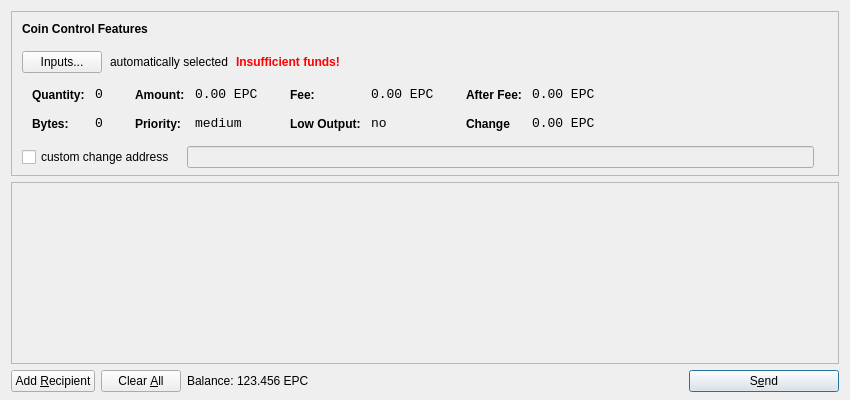
<?xml version="1.0" encoding="UTF-8"?>
<ui version="4.0">
 <class>SendCoinsDialog</class>
 <widget class="QDialog" name="SendCoinsDialog">
  <property name="geometry">
   <rect>
    <x>0</x>
    <y>0</y>
    <width>850</width>
    <height>400</height>
   </rect>
  </property>
  <property name="windowTitle">
   <string>Send Coins</string>
  </property>
  <layout class="QVBoxLayout" name="verticalLayout" stretch="0,1,0">
   <property name="bottomMargin">
    <number>8</number>
   </property>
   <item>
    <widget class="QFrame" name="frameCoinControl">
     <property name="sizePolicy">
      <sizepolicy hsizetype="Expanding" vsizetype="Expanding">
       <horstretch>0</horstretch>
       <verstretch>0</verstretch>
      </sizepolicy>
     </property>
     <property name="maximumSize">
      <size>
       <width>16777215</width>
       <height>16777215</height>
      </size>
     </property>
     <property name="frameShape">
      <enum>QFrame::StyledPanel</enum>
     </property>
     <property name="frameShadow">
      <enum>QFrame::Sunken</enum>
     </property>
     <layout class="QVBoxLayout" name="verticalLayoutCoinControl2">
      <property name="spacing">
       <number>-1</number>
      </property>
      <property name="leftMargin">
       <number>0</number>
      </property>
      <property name="topMargin">
       <number>0</number>
      </property>
      <property name="rightMargin">
       <number>0</number>
      </property>
      <property name="bottomMargin">
       <number>6</number>
      </property>
      <item>
       <layout class="QVBoxLayout" name="verticalLayoutCoinControl" stretch="0,0,0,0,1">
        <property name="spacing">
         <number>0</number>
        </property>
        <property name="leftMargin">
         <number>10</number>
        </property>
        <property name="topMargin">
         <number>10</number>
        </property>
        <item>
         <layout class="QHBoxLayout" name="horizontalLayoutCoinControl1">
          <property name="bottomMargin">
           <number>15</number>
          </property>
          <item>
           <widget class="QLabel" name="labelCoinControlFeatures">
            <property name="sizePolicy">
             <sizepolicy hsizetype="Preferred" vsizetype="Maximum">
              <horstretch>0</horstretch>
              <verstretch>0</verstretch>
             </sizepolicy>
            </property>
            <property name="font">
             <font>
              <weight>75</weight>
              <bold>true</bold>
             </font>
            </property>
            <property name="styleSheet">
             <string notr="true">font-weight:bold;</string>
            </property>
            <property name="text">
             <string>Coin Control Features</string>
            </property>
           </widget>
          </item>
         </layout>
        </item>
        <item>
         <layout class="QHBoxLayout" name="horizontalLayoutCoinControl2" stretch="0,0,0,0">
          <property name="spacing">
           <number>8</number>
          </property>
          <property name="bottomMargin">
           <number>10</number>
          </property>
          <item>
           <widget class="QPushButton" name="pushButtonCoinControl">
            <property name="styleSheet">
             <string notr="true"/>
            </property>
            <property name="text">
             <string>Inputs...</string>
            </property>
           </widget>
          </item>
          <item>
           <widget class="QLabel" name="labelCoinControlAutomaticallySelected">
            <property name="text">
             <string>automatically selected</string>
            </property>
            <property name="margin">
             <number>5</number>
            </property>
           </widget>
          </item>
          <item>
           <widget class="QLabel" name="labelCoinControlInsuffFunds">
            <property name="font">
             <font>
              <weight>75</weight>
              <bold>true</bold>
             </font>
            </property>
            <property name="styleSheet">
             <string notr="true">color:red;font-weight:bold;</string>
            </property>
            <property name="text">
             <string>Insufficient funds!</string>
            </property>
            <property name="margin">
             <number>5</number>
            </property>
           </widget>
          </item>
          <item>
           <spacer name="horizontalSpacerCoinControl">
            <property name="orientation">
             <enum>Qt::Horizontal</enum>
            </property>
            <property name="sizeHint" stdset="0">
             <size>
              <width>40</width>
              <height>1</height>
             </size>
            </property>
           </spacer>
          </item>
         </layout>
        </item>
        <item>
         <widget class="QWidget" name="widgetCoinControl" native="true">
          <property name="sizePolicy">
           <sizepolicy hsizetype="Preferred" vsizetype="Preferred">
            <horstretch>0</horstretch>
            <verstretch>0</verstretch>
           </sizepolicy>
          </property>
          <property name="minimumSize">
           <size>
            <width>0</width>
            <height>0</height>
           </size>
          </property>
          <property name="styleSheet">
           <string notr="true"/>
          </property>
          <layout class="QHBoxLayout" name="horizontalLayoutCoinControl5">
           <property name="margin">
            <number>0</number>
           </property>
           <item>
            <layout class="QHBoxLayout" name="horizontalLayoutCoinControl3" stretch="0,0,0,1">
             <property name="spacing">
              <number>20</number>
             </property>
             <property name="topMargin">
              <number>0</number>
             </property>
             <property name="bottomMargin">
              <number>10</number>
             </property>
             <item>
              <layout class="QFormLayout" name="formLayoutCoinControl1">
               <property name="horizontalSpacing">
                <number>10</number>
               </property>
               <property name="verticalSpacing">
                <number>14</number>
               </property>
               <property name="leftMargin">
                <number>10</number>
               </property>
               <property name="topMargin">
                <number>4</number>
               </property>
               <property name="rightMargin">
                <number>6</number>
               </property>
               <item row="0" column="0">
                <widget class="QLabel" name="labelCoinControlQuantityText">
                 <property name="styleSheet">
                  <string notr="true">font-weight:bold;</string>
                 </property>
                 <property name="text">
                  <string>Quantity:</string>
                 </property>
                 <property name="margin">
                  <number>0</number>
                 </property>
                </widget>
               </item>
               <item row="0" column="1">
                <widget class="QLabel" name="labelCoinControlQuantity">
                 <property name="font">
                  <font>
                   <family>Monospace</family>
                   <pointsize>10</pointsize>
                  </font>
                 </property>
                 <property name="cursor">
                  <cursorShape>IBeamCursor</cursorShape>
                 </property>
                 <property name="contextMenuPolicy">
                  <enum>Qt::ActionsContextMenu</enum>
                 </property>
                 <property name="text">
                  <string>0</string>
                 </property>
                 <property name="margin">
                  <number>0</number>
                 </property>
                 <property name="textInteractionFlags">
                  <set>Qt::LinksAccessibleByMouse|Qt::TextSelectableByKeyboard|Qt::TextSelectableByMouse</set>
                 </property>
                </widget>
               </item>
               <item row="1" column="0">
                <widget class="QLabel" name="labelCoinControlBytesText">
                 <property name="styleSheet">
                  <string notr="true">font-weight:bold;</string>
                 </property>
                 <property name="text">
                  <string>Bytes:</string>
                 </property>
                </widget>
               </item>
               <item row="1" column="1">
                <widget class="QLabel" name="labelCoinControlBytes">
                 <property name="font">
                  <font>
                   <family>Monospace</family>
                   <pointsize>10</pointsize>
                  </font>
                 </property>
                 <property name="cursor">
                  <cursorShape>IBeamCursor</cursorShape>
                 </property>
                 <property name="contextMenuPolicy">
                  <enum>Qt::ActionsContextMenu</enum>
                 </property>
                 <property name="text">
                  <string>0</string>
                 </property>
                 <property name="textInteractionFlags">
                  <set>Qt::LinksAccessibleByMouse|Qt::TextSelectableByKeyboard|Qt::TextSelectableByMouse</set>
                 </property>
                </widget>
               </item>
              </layout>
             </item>
             <item>
              <layout class="QFormLayout" name="formLayoutCoinControl2">
               <property name="horizontalSpacing">
                <number>10</number>
               </property>
               <property name="verticalSpacing">
                <number>14</number>
               </property>
               <property name="leftMargin">
                <number>6</number>
               </property>
               <property name="topMargin">
                <number>4</number>
               </property>
               <property name="rightMargin">
                <number>6</number>
               </property>
               <item row="0" column="0">
                <widget class="QLabel" name="labelCoinControlAmountText">
                 <property name="styleSheet">
                  <string notr="true">font-weight:bold;</string>
                 </property>
                 <property name="text">
                  <string>Amount:</string>
                 </property>
                 <property name="margin">
                  <number>0</number>
                 </property>
                </widget>
               </item>
               <item row="0" column="1">
                <widget class="QLabel" name="labelCoinControlAmount">
                 <property name="font">
                  <font>
                   <family>Monospace</family>
                   <pointsize>10</pointsize>
                  </font>
                 </property>
                 <property name="cursor">
                  <cursorShape>IBeamCursor</cursorShape>
                 </property>
                 <property name="contextMenuPolicy">
                  <enum>Qt::ActionsContextMenu</enum>
                 </property>
                 <property name="text">
                  <string>0.00 EPC</string>
                 </property>
                 <property name="textInteractionFlags">
                  <set>Qt::LinksAccessibleByMouse|Qt::TextSelectableByKeyboard|Qt::TextSelectableByMouse</set>
                 </property>
                </widget>
               </item>
               <item row="1" column="0">
                <widget class="QLabel" name="labelCoinControlPriorityText">
                 <property name="styleSheet">
                  <string notr="true">font-weight:bold;</string>
                 </property>
                 <property name="text">
                  <string>Priority:</string>
                 </property>
                </widget>
               </item>
               <item row="1" column="1">
                <widget class="QLabel" name="labelCoinControlPriority">
                 <property name="font">
                  <font>
                   <family>Monospace</family>
                   <pointsize>10</pointsize>
                  </font>
                 </property>
                 <property name="cursor">
                  <cursorShape>IBeamCursor</cursorShape>
                 </property>
                 <property name="contextMenuPolicy">
                  <enum>Qt::ActionsContextMenu</enum>
                 </property>
                 <property name="text">
                  <string>medium</string>
                 </property>
                 <property name="textInteractionFlags">
                  <set>Qt::LinksAccessibleByMouse|Qt::TextSelectableByKeyboard|Qt::TextSelectableByMouse</set>
                 </property>
                </widget>
               </item>
              </layout>
             </item>
             <item>
              <layout class="QFormLayout" name="formLayoutCoinControl3">
               <property name="horizontalSpacing">
                <number>10</number>
               </property>
               <property name="verticalSpacing">
                <number>14</number>
               </property>
               <property name="leftMargin">
                <number>6</number>
               </property>
               <property name="topMargin">
                <number>4</number>
               </property>
               <property name="rightMargin">
                <number>6</number>
               </property>
               <item row="0" column="0">
                <widget class="QLabel" name="labelCoinControlFeeText">
                 <property name="styleSheet">
                  <string notr="true">font-weight:bold;</string>
                 </property>
                 <property name="text">
                  <string>Fee:</string>
                 </property>
                 <property name="margin">
                  <number>0</number>
                 </property>
                </widget>
               </item>
               <item row="0" column="1">
                <widget class="QLabel" name="labelCoinControlFee">
                 <property name="font">
                  <font>
                   <family>Monospace</family>
                   <pointsize>10</pointsize>
                  </font>
                 </property>
                 <property name="cursor">
                  <cursorShape>IBeamCursor</cursorShape>
                 </property>
                 <property name="contextMenuPolicy">
                  <enum>Qt::ActionsContextMenu</enum>
                 </property>
                 <property name="text">
                  <string>0.00 EPC</string>
                 </property>
                 <property name="textInteractionFlags">
                  <set>Qt::LinksAccessibleByMouse|Qt::TextSelectableByKeyboard|Qt::TextSelectableByMouse</set>
                 </property>
                </widget>
               </item>
               <item row="1" column="0">
                <widget class="QLabel" name="labelCoinControlLowOutputText">
                 <property name="styleSheet">
                  <string notr="true">font-weight:bold;</string>
                 </property>
                 <property name="text">
                  <string>Low Output:</string>
                 </property>
                </widget>
               </item>
               <item row="1" column="1">
                <widget class="QLabel" name="labelCoinControlLowOutput">
                 <property name="font">
                  <font>
                   <family>Monospace</family>
                   <pointsize>10</pointsize>
                  </font>
                 </property>
                 <property name="cursor">
                  <cursorShape>IBeamCursor</cursorShape>
                 </property>
                 <property name="contextMenuPolicy">
                  <enum>Qt::ActionsContextMenu</enum>
                 </property>
                 <property name="text">
                  <string>no</string>
                 </property>
                 <property name="textInteractionFlags">
                  <set>Qt::LinksAccessibleByMouse|Qt::TextSelectableByKeyboard|Qt::TextSelectableByMouse</set>
                 </property>
                </widget>
               </item>
              </layout>
             </item>
             <item>
              <layout class="QFormLayout" name="formLayoutCoinControl4">
               <property name="horizontalSpacing">
                <number>10</number>
               </property>
               <property name="verticalSpacing">
                <number>14</number>
               </property>
               <property name="leftMargin">
                <number>6</number>
               </property>
               <property name="topMargin">
                <number>4</number>
               </property>
               <property name="rightMargin">
                <number>6</number>
               </property>
               <item row="0" column="0">
                <widget class="QLabel" name="labelCoinControlAfterFeeText">
                 <property name="styleSheet">
                  <string notr="true">font-weight:bold;</string>
                 </property>
                 <property name="text">
                  <string>After Fee:</string>
                 </property>
                 <property name="margin">
                  <number>0</number>
                 </property>
                </widget>
               </item>
               <item row="0" column="1">
                <widget class="QLabel" name="labelCoinControlAfterFee">
                 <property name="font">
                  <font>
                   <family>Monospace</family>
                   <pointsize>10</pointsize>
                  </font>
                 </property>
                 <property name="cursor">
                  <cursorShape>IBeamCursor</cursorShape>
                 </property>
                 <property name="contextMenuPolicy">
                  <enum>Qt::ActionsContextMenu</enum>
                 </property>
                 <property name="text">
                  <string>0.00 EPC</string>
                 </property>
                 <property name="textInteractionFlags">
                  <set>Qt::LinksAccessibleByMouse|Qt::TextSelectableByKeyboard|Qt::TextSelectableByMouse</set>
                 </property>
                </widget>
               </item>
               <item row="1" column="0">
                <widget class="QLabel" name="labelCoinControlChangeText">
                 <property name="styleSheet">
                  <string notr="true">font-weight:bold;</string>
                 </property>
                 <property name="text">
                  <string>Change</string>
                 </property>
                </widget>
               </item>
               <item row="1" column="1">
                <widget class="QLabel" name="labelCoinControlChange">
                 <property name="font">
                  <font>
                   <family>Monospace</family>
                   <pointsize>10</pointsize>
                  </font>
                 </property>
                 <property name="cursor">
                  <cursorShape>IBeamCursor</cursorShape>
                 </property>
                 <property name="contextMenuPolicy">
                  <enum>Qt::ActionsContextMenu</enum>
                 </property>
                 <property name="text">
                  <string>0.00 EPC</string>
                 </property>
                 <property name="textInteractionFlags">
                  <set>Qt::LinksAccessibleByMouse|Qt::TextSelectableByKeyboard|Qt::TextSelectableByMouse</set>
                 </property>
                </widget>
               </item>
              </layout>
             </item>
            </layout>
           </item>
          </layout>
         </widget>
        </item>
        <item>
         <layout class="QHBoxLayout" name="horizontalLayoutCoinControl4" stretch="0,0,0">
          <property name="spacing">
           <number>12</number>
          </property>
          <property name="sizeConstraint">
           <enum>QLayout::SetDefaultConstraint</enum>
          </property>
          <property name="topMargin">
           <number>5</number>
          </property>
          <property name="rightMargin">
           <number>5</number>
          </property>
          <item>
           <widget class="QCheckBox" name="checkBoxCoinControlChange">
            <property name="text">
             <string>custom change address</string>
            </property>
           </widget>
          </item>
          <item>
           <widget class="QLineEdit" name="lineEditCoinControlChange">
            <property name="enabled">
             <bool>false</bool>
            </property>
            <property name="sizePolicy">
             <sizepolicy hsizetype="Expanding" vsizetype="Fixed">
              <horstretch>0</horstretch>
              <verstretch>0</verstretch>
             </sizepolicy>
            </property>
           </widget>
          </item>
          <item>
           <widget class="QLabel" name="labelCoinControlChangeLabel">
            <property name="sizePolicy">
             <sizepolicy hsizetype="Preferred" vsizetype="Expanding">
              <horstretch>0</horstretch>
              <verstretch>0</verstretch>
             </sizepolicy>
            </property>
            <property name="minimumSize">
             <size>
              <width>0</width>
              <height>0</height>
             </size>
            </property>
            <property name="text">
             <string/>
            </property>
            <property name="margin">
             <number>3</number>
            </property>
           </widget>
          </item>
         </layout>
        </item>
        <item>
         <spacer name="verticalSpacerCoinControl">
          <property name="orientation">
           <enum>Qt::Vertical</enum>
          </property>
          <property name="sizeHint" stdset="0">
           <size>
            <width>800</width>
            <height>1</height>
           </size>
          </property>
         </spacer>
        </item>
       </layout>
      </item>
     </layout>
    </widget>
   </item>
   <item>
    <widget class="QScrollArea" name="scrollArea">
     <property name="widgetResizable">
      <bool>true</bool>
     </property>
     <widget class="QWidget" name="scrollAreaWidgetContents">
      <property name="geometry">
       <rect>
        <x>0</x>
        <y>0</y>
        <width>830</width>
        <height>165</height>
       </rect>
      </property>
      <layout class="QVBoxLayout" name="verticalLayout_2">
       <property name="margin">
        <number>0</number>
       </property>
       <item>
        <layout class="QVBoxLayout" name="entries">
         <property name="spacing">
          <number>6</number>
         </property>
        </layout>
       </item>
       <item>
        <spacer name="verticalSpacer">
         <property name="orientation">
          <enum>Qt::Vertical</enum>
         </property>
         <property name="sizeHint" stdset="0">
          <size>
           <width>20</width>
           <height>40</height>
          </size>
         </property>
        </spacer>
       </item>
      </layout>
     </widget>
    </widget>
   </item>
   <item>
    <layout class="QHBoxLayout" name="horizontalLayout">
     <item>
      <widget class="QPushButton" name="addButton">
       <property name="toolTip">
        <string>Send to multiple recipients at once</string>
       </property>
       <property name="text">
        <string>Add &amp;Recipient</string>
       </property>
       <property name="icon">
        <iconset resource="../bitcoin.qrc">
         <normaloff>:/icons/add</normaloff>:/icons/add</iconset>
       </property>
       <property name="autoDefault">
        <bool>false</bool>
       </property>
      </widget>
     </item>
     <item>
      <widget class="QPushButton" name="clearButton">
       <property name="sizePolicy">
        <sizepolicy hsizetype="Minimum" vsizetype="Fixed">
         <horstretch>0</horstretch>
         <verstretch>0</verstretch>
        </sizepolicy>
       </property>
       <property name="toolTip">
        <string>Remove all transaction fields</string>
       </property>
       <property name="text">
        <string>Clear &amp;All</string>
       </property>
       <property name="icon">
        <iconset resource="../bitcoin.qrc">
         <normaloff>:/icons/remove</normaloff>:/icons/remove</iconset>
       </property>
       <property name="autoRepeatDelay">
        <number>300</number>
       </property>
       <property name="autoDefault">
        <bool>false</bool>
       </property>
      </widget>
     </item>
     <item>
      <layout class="QHBoxLayout" name="horizontalLayout_2">
       <property name="spacing">
        <number>3</number>
       </property>
       <item>
        <widget class="QLabel" name="label">
         <property name="sizePolicy">
          <sizepolicy hsizetype="Preferred" vsizetype="Fixed">
           <horstretch>0</horstretch>
           <verstretch>0</verstretch>
          </sizepolicy>
         </property>
         <property name="text">
          <string>Balance:</string>
         </property>
        </widget>
       </item>
       <item>
        <widget class="QLabel" name="labelBalance">
         <property name="sizePolicy">
          <sizepolicy hsizetype="Preferred" vsizetype="Fixed">
           <horstretch>0</horstretch>
           <verstretch>0</verstretch>
          </sizepolicy>
         </property>
         <property name="cursor">
          <cursorShape>IBeamCursor</cursorShape>
         </property>
         <property name="text">
          <string>123.456 EPC</string>
         </property>
         <property name="textInteractionFlags">
          <set>Qt::LinksAccessibleByMouse|Qt::TextSelectableByKeyboard|Qt::TextSelectableByMouse</set>
         </property>
        </widget>
       </item>
      </layout>
     </item>
     <item>
      <spacer name="horizontalSpacer">
       <property name="orientation">
        <enum>Qt::Horizontal</enum>
       </property>
       <property name="sizeHint" stdset="0">
        <size>
         <width>40</width>
         <height>20</height>
        </size>
       </property>
      </spacer>
     </item>
     <item>
      <widget class="QPushButton" name="sendButton">
       <property name="minimumSize">
        <size>
         <width>150</width>
         <height>0</height>
        </size>
       </property>
       <property name="toolTip">
        <string>Confirm the send action</string>
       </property>
       <property name="text">
        <string>S&amp;end</string>
       </property>
       <property name="icon">
        <iconset resource="../bitcoin.qrc">
         <normaloff>:/icons/send</normaloff>:/icons/send</iconset>
       </property>
       <property name="default">
        <bool>true</bool>
       </property>
      </widget>
     </item>
    </layout>
   </item>
  </layout>
 </widget>
 <resources>
  <include location="../bitcoin.qrc"/>
 </resources>
 <connections/>
</ui>
